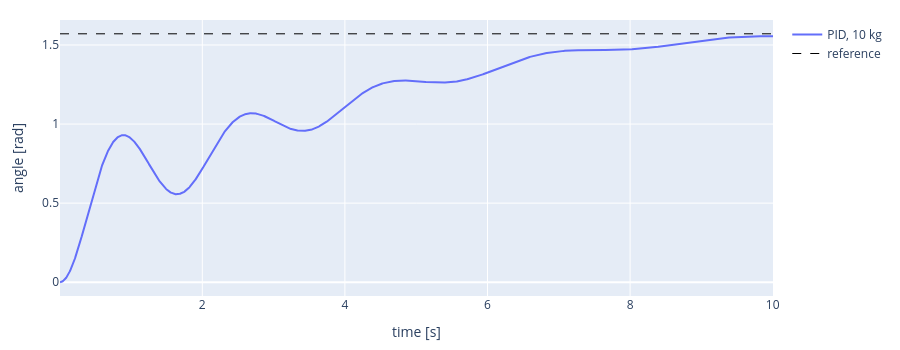

Source (notebook cell):
### Markdown cell above
Now the pendulum carries 10 kg. Run your PID again, with the same gains.

### Code cell
ctl.change_mass(pendulum, "ball_link", 10.0)

#TODO: - DONE
pid = PID(Kp=30.0, Ki=19.0, Kd=7.0, dt=DT)   # same gains as before, new controller (empty integral)
duration = 10.0

ctl.reset_joints(pendulum, [motor], [0.0])

time_log, angle_log = [], []
t = 0.0
while t < duration:
    q = p.getJointState(pendulum, motor)[0]

    torque = pid.step(q_desired - q)

    p.setJointMotorControl2(pendulum, motor, p.TORQUE_CONTROL, force=torque)
    p.stepSimulation()
    t = t + DT
    time.sleep(DT/10)

    time_log.append(t)
    angle_log.append(q)

heavy_time, heavy_angle = time_log, angle_log
ctl.plot_series(time_log, {"PID, 10 kg": angle_log}, ylabel="angle [rad]", ref=q_desired)

### Figure 1 — Plotly figure (JSON) as saved in the notebook; plotly's stock layout.template omitted (floating-point values rounded to 4 significant figures; data arrays with more than 128 entries replaced by an {"elided": "..."} marker saying what was removed)
{"data": [{"line": {"color": "#636EFA"}, "mode": "lines", "name": "PID, 10 kg", "type": "scatter", "x": {"elided": "2401 float values"}, "y": {"elided": "2401 float values"}}, {"line": {"color": "black", "dash": "dash", "width": 1}, "mode": "lines", "name": "reference", "type": "scatter", "x": {"elided": "2401 float values"}, "y": {"elided": "2401 float values"}}], "layout": {"height": 350, "margin": {"b": 50, "l": 60, "r": 20, "t": 20}, "title": {}, "xaxis": {"title": {"text": "time [s]"}}, "yaxis": {"title": {"text": "angle [rad]"}}}}
